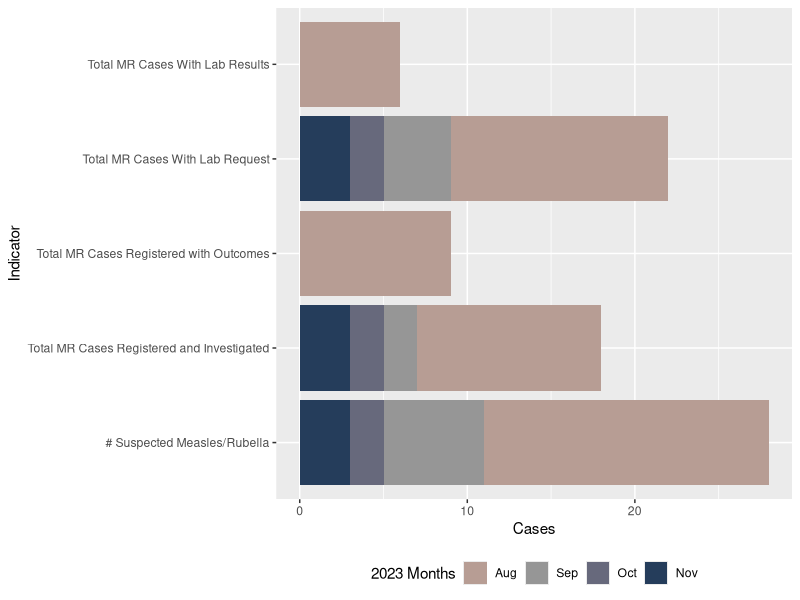
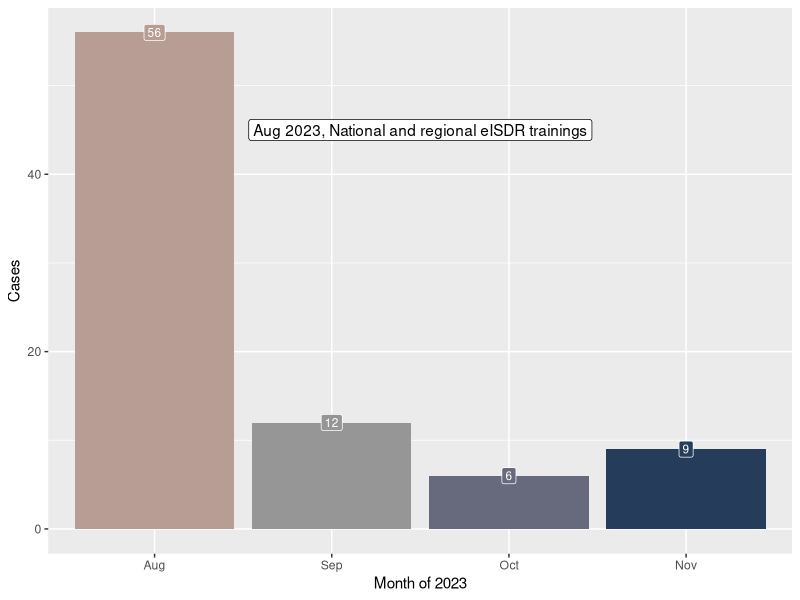
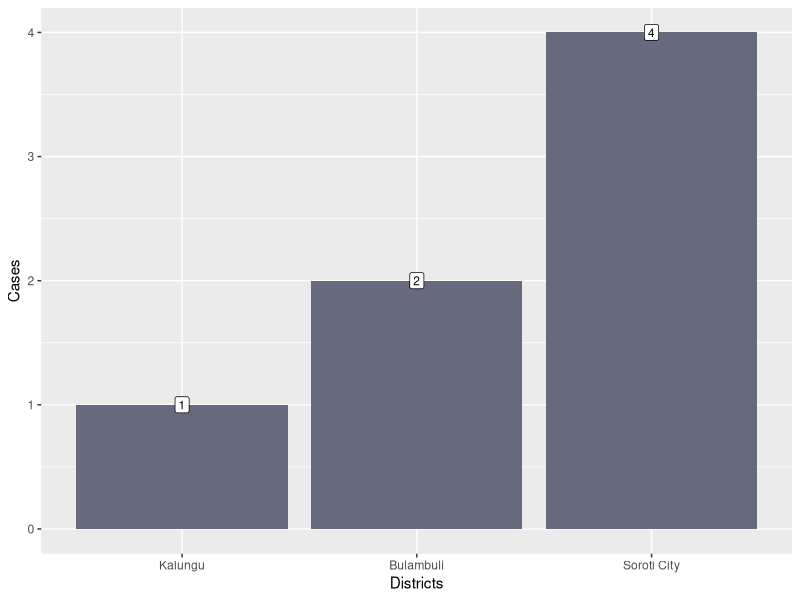
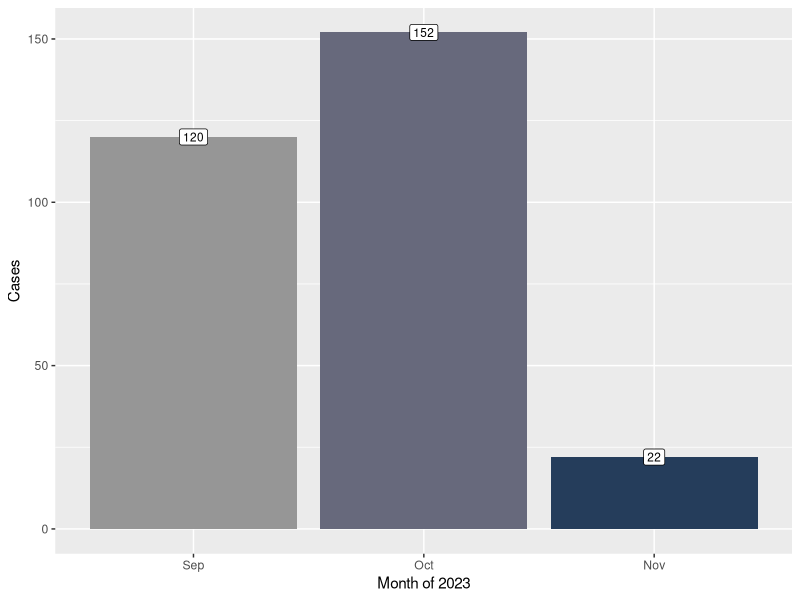
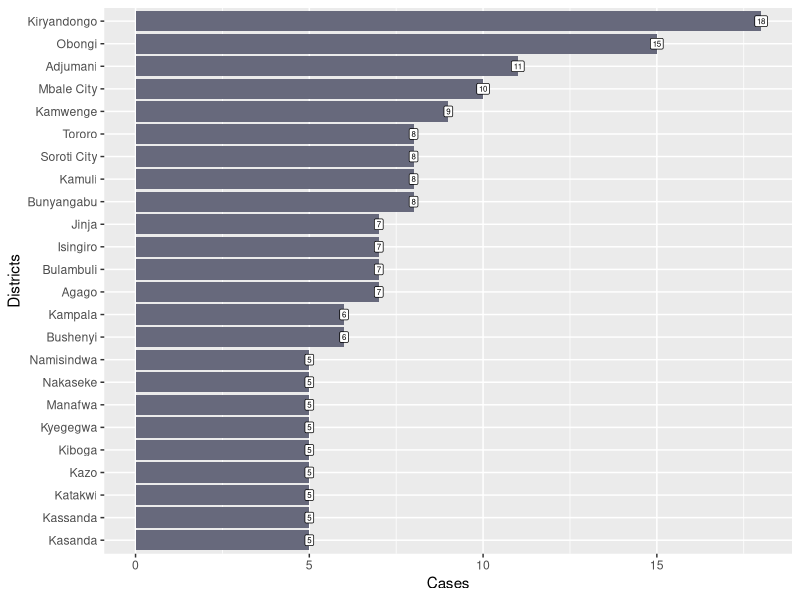

Generate these figures, in order, with R:
## ---- chunk 1
library(tidyverse)
library(readxl)
## ---- chunk 2
MR_eIDSR_data <- read_xlsx("data/MR Cases Notified and Investigated Aug_Nov 2023.xlsx", skip = 1)

aug_variables <-  names(MR_eIDSR_data |> select(2:6))
sep_variables <-  names(MR_eIDSR_data  |> select(7:11))
oct_variables <-  names(MR_eIDSR_data  |> select(12:16))
nov_variables <-  names(MR_eIDSR_data  |> select(17:21))

MR_eIDSR_data_clean <-  MR_eIDSR_data  |> pivot_longer(cols = 2:21) |> 
  mutate(period = case_when(name %in% aug_variables ~ "08/2023",
                            name %in% sep_variables ~ "09/2023",
                            name %in% oct_variables ~ "10/2023",
                            name %in% nov_variables ~ "11/2023"
                            ), 
         period = my(period),
         period = month(period,label = T,  abbr = T),
         name = str_remove_all(name, "[:digit:]"),
          name = str_remove_all(name, "\\."),
         organisationunitname = str_remove(organisationunitname, " District"),
         organisationunitname = str_to_title(organisationunitname)) |> 
  pivot_wider(names_from = name, values_from = value) |> 
  filter(organisationunitname != "Total")
## ---- chunk 3
MR_eIDSR_data_natioal_level <- MR_eIDSR_data_clean |> 
  group_by(period) |> 
  summarise(across(c("# Suspected Measles/Rubella", contains("cases")) , sum, na.rm = T)) |> pivot_longer(cols = `# Suspected Measles/Rubella`:`Total MR Cases Registered with Outcomes`) 


cols <- c("Nov" = "#253D5B", "Oct" = "#67697C", "Sep" = "#969696", "Aug" = "#B79D94")

MR_eIDSR_data_natioal_level |> 
  ggplot(aes(x = name, y = value, fill = period)) +
  scale_fill_manual(values = cols, name = "2023 Months")+
  labs(title = NULL, 
       x = "Indicator", 
       y = "Cases")+
  geom_col() +
  coord_flip()+
   theme(legend.position = "bottom")
## ---- chunk 4
MR_eIDSR_data_natioal_level |> 
   group_by(period) |> 
  summarise(value = sum(value)) |> 
   ggplot(aes(x = period, y = value,fill = period)) +
    geom_col() +
  scale_fill_manual(values = cols)+
  labs(title = NULL, 
       x = "Month of 2023", 
       y = "Cases")+
  geom_label(aes(label = value), col = "white",   size = 3, show.legend = F) +
  annotate("label", x = 2.5, y = 45, label = stringr::str_wrap("Aug 2023, National and regional eISDR trainings"))+
   theme(legend.position = "none")
  
  
## ---- chunk 5
MR_eIDSR_data_sep_nov <-  MR_eIDSR_data_clean |> 
  select(organisationunitname, period, `Total MR Cases Registered and Investigated` ) |> 
   filter(period != "Aug") |> 
   filter(!is.na(`Total MR Cases Registered and Investigated`))
## ---- chunk 6

MR_eIDSR_data_sep_nov |> 
  group_by(organisationunitname) |> 
  summarise(`Total MR Cases Registered and Investigated` = sum(`Total MR Cases Registered and Investigated`)) |> 
  ggplot(aes(x = reorder(organisationunitname, `Total MR Cases Registered and Investigated` ),
             y = `Total MR Cases Registered and Investigated`))+
geom_col(fill = "#67697C")+
   labs(title = NULL, 
       x = "Districts", 
       y = "Cases")+
  geom_label(aes(label = `Total MR Cases Registered and Investigated`),   size = 3, show.legend = F) +
  scale_fill_manual(values = cols)

## ---- chunk 7
lab_data_MR <- read_xlsx("data/Measles and AFP cases by month and district Sept to Nov 2023 (1).xlsx",
                      skip = 1,sheet = "Measles ")

lab_data_MR_clean    <- lab_data_MR |> 
        select(-TOTAL) |> 
        pivot_longer(cols = Sept:Nov, values_to = "cases_investigated", names_to = "period") |> 
        mutate(`District Name` = str_to_title(`District Name`),
               period = my(str_c(period, "-2023")),
               period = month(period,label = T,  abbr = T)) |> 
    filter(`District Name`  != "Total")
## ---- chunk 8
lab_data_MR_clean |> 
   group_by(period) |> 
  summarise(cases_investigated = sum(cases_investigated, na.rm = T)) |> 
  ggplot(aes(x = period, y = cases_investigated)) +
  geom_col(aes(fill = period))+
   labs(title = NULL, 
       x = "Month of 2023", 
       y = "Cases")+
  geom_label(aes(label = cases_investigated),   size = 3, show.legend = F) +
  scale_fill_manual(values = cols)+
  theme(legend.position = "none")

## ---- chunk 9
lab_data_MR_by_district <- lab_data_MR_clean |> 
   group_by(`District Name`) |> 
  summarise(cases_investigated = sum(cases_investigated, na.rm = T)) |> 
  arrange(desc(cases_investigated))
## ---- chunk 10
lab_data_MR_by_district |> 
  top_n(20, wt = cases_investigated) |> 
ggplot(aes(x = fct_reorder(`District Name`, cases_investigated), y = cases_investigated)) +
  geom_col(fill = "#67697C")+
  coord_flip()+
   labs(title = NULL, 
       x = "Districts", 
       y = "Cases")+
  geom_label(aes(label = cases_investigated),   size = 2, show.legend = F) +
  scale_fill_manual(values = cols)
## ---- chunk 11
MR_data_joined <- MR_eIDSR_data_sep_nov  |> 
  left_join(lab_data_MR_clean, by = c("organisationunitname" = "District Name", "period" = "period")) |> 
  group_by(organisationunitname) |> 
  summarise(`eIDSR` = sum(`Total MR Cases Registered and Investigated`),
            `Lab` = sum(cases_investigated))

knitr::kable(MR_data_joined)

